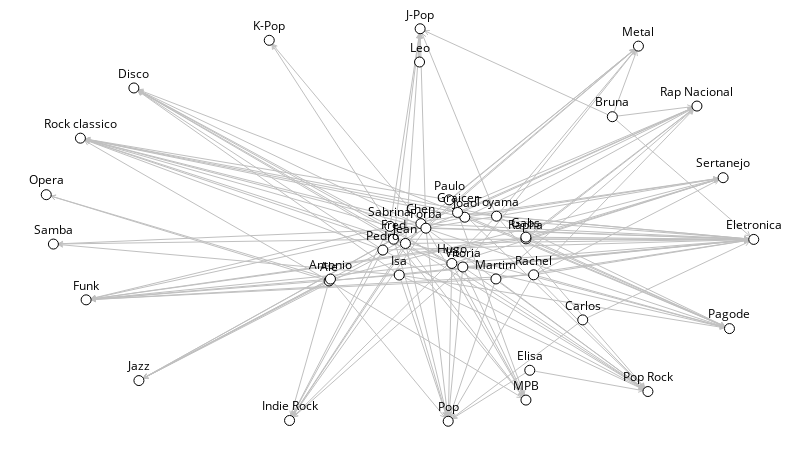

Here is the notebook cell this chart was saved with:
### Markdown cell above
## Two-mode

### Code cell
tm = sn.load_graph('two-mode.gml')

sn.show_graph(tm, nlab=True)

### Figure 1 — Plotly figure (JSON) as saved in the notebook; plotly's stock layout.template omitted (floating-point values rounded to 4 significant figures; data arrays with more than 128 entries replaced by an {"elided": "..."} marker saying what was removed)
{"data": [{"hoverinfo": "none", "line": {"color": "rgb(192, 192, 192)", "width": 1}, "mode": "lines", "type": "scatter", "uid": "01c5d760-d082-11e8-80f2-5cc9d35576a8", "x": {"elided": "1251 float values"}, "y": {"elided": "1251 float values"}}, {"hoverinfo": "none", "marker": {"color": "rgb(255, 255, 255)", "line": {"color": "rgb(0, 0, 0)", "width": 1}, "size": 10}, "mode": "markers+text", "text": ["Samba", "Isa", "Chen", "MPB", "Rap Nacional", "Pop", "Ale", "Rapha", "Paulo", "Elisa", "Pedro", "Antonio", "Forba", "Hugo", "K-Pop", "Metal", "Vitoria", "Indie Rock", "Fred", "Funk", "Rachel", "Toyama", "Sertanejo", "Sabrina", "Eletronica", "Pop Rock", "Disco", "Gabs", "Opera", "Bruna", "Martim", "Pagode", "Rock classico", "Joao", "Jean", "Carlos", "Jazz", "J-Pop", "Leo", "Graicer"], "textfont": {"color": "rgb(0, 0, 0)"}, "textposition": "top center", "type": "scatter", "uid": "01c5d761-d082-11e8-80f2-5cc9d35576a8", "x": [0.01011, 0.4989, 0.5296, 0.678, 0.9197, 0.5681, 0.3998, 0.678, 0.5695, 0.6834, 0.4757, 0.4017, 0.5366, 0.5733, 0.3152, 0.837, 0.5888, 0.3439, 0.4909, 0.05637, 0.6889, 0.6364, 0.9567, 0.4858, 1, 0.8504, 0.1239, 0.6779, 0, 0.8001, 0.6356, 0.9657, 0.0483, 0.5916, 0.5077, 0.7583, 0.131, 0.5285, 0.5276, 0.5813], "y": [0.4514, 0.3725, 0.5036, 0.05397, 0.803, 0, 0.3574, 0.4646, 0.564, 0.1299, 0.4362, 0.3623, 0.4919, 0.402, 0.9705, 0.9557, 0.393, 0.001953, 0.4638, 0.3093, 0.3731, 0.5224, 0.6205, 0.4965, 0.4632, 0.07572, 0.8491, 0.4691, 0.5772, 0.7759, 0.3625, 0.2361, 0.7212, 0.5199, 0.453, 0.2582, 0.1036, 1, 0.9152, 0.532]}], "layout": {"height": 450, "margin": {"b": 0, "l": 0, "r": 0, "t": 0}, "showlegend": false, "width": 800, "xaxis": {"showgrid": false, "showticklabels": false, "zeroline": false}, "yaxis": {"showgrid": false, "showticklabels": false, "zeroline": false}}}
